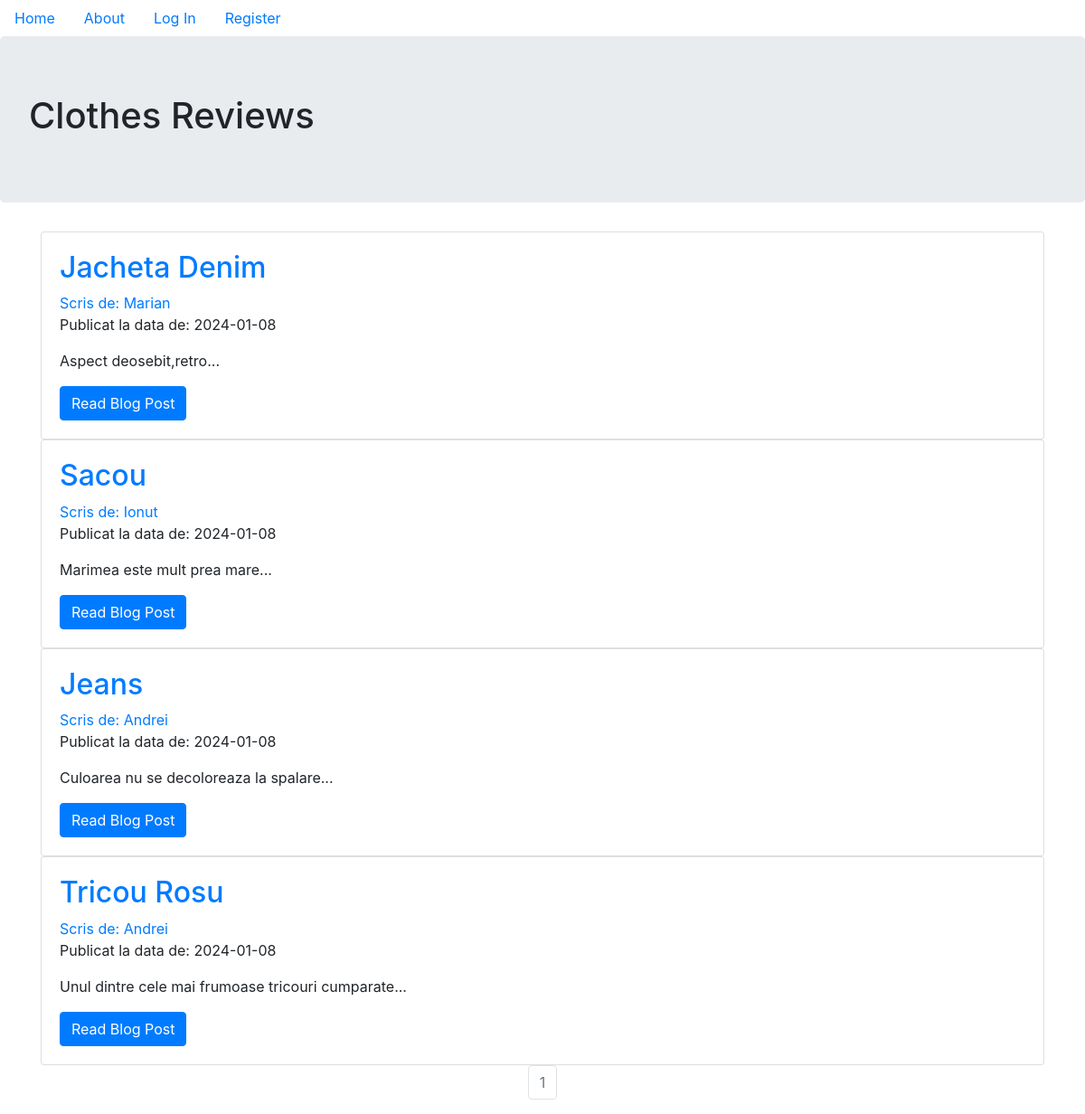
The page / on the database its author committed.
### BlogClothesReview/models.py (models this page shows, shortened)
class ClothesReview(db.Model):
    users = db.relationship(User)  #fiecare review/postare este legata de un user
    id = db.Column(db.Integer,primary_key=True)
    user_id = db.Column(db.Integer,db.ForeignKey('users.id'),nullable=False)  #users.id users este numele tabeleui users definita mai sus, iar id este atributul acelei tabele, nullable-False adica fiecare review/post trebuie sa aiba asoviat un user_id
    date = db.Column(db.DateTime,nullable=False,default=datetime.utcnow)
    title = db.Column(db.String(140),nullable=False)
    text = db.Column(db.Text,nullable=False)

class User(db.Model, UserMixin):
    __tablename__ = 'users'
    id = db.Column(db.Integer,primary_key=True)
    profile_image = db.Column(db.String(64),nullable=False,default='default_profile.png')
    email = db.Column(db.String(64),unique=True,index=True)   #unique=True adica nu pot exista mai multe email-uri la fel
    username = db.Column(db.String(64),unique=True,index=True)  #index=True seteaza un index
    password_hash = db.Column(db.String(128))
    posts = db.relationship('ClothesReview',backref='author',lazy=True)  #review-ul are o relatie cu userul

### BlogClothesReview/core/views.py (the view)
@bp.route('/')
def index():
    page = request.args.get('page', 1, type=int)
    blog_posts = ClothesReview.query.order_by(ClothesReview.date.desc()).paginate(page=page, per_page=10)
    return render_template('index.html',blog_posts=blog_posts) #am folosit functia render_template pentru a afisa pe ruta / un template denumit index.html

### BlogClothesReview/templates/index.html (shortened to what this page needs)
{% extends "base.html" %}
{% block content %}
    <div class="jumbotron">
        <h1>Clothes Reviews</h1>
    </div>
    <div class="container">
        {% for post in blog_posts.items %}
        <div class="card" >
          <div class="card-body">
            <h2><a class="card-title" href="  {{ url_for('blog_posts.blog_post', blog_post_id=post.id) }}">{{ post.title }}</a></h2>
            <a href="{{ url_for('users.user_posts', username=post.author.username) }}">Scris de: {{ post.author.username }}</a>
            <p>Publicat la data de: {{ post.date.strftime('%Y-%m-%d') }}</p>
            <p class="card-text">{{ post.text[:100] }}...</p>
            <a href="{{ url_for('blog_posts.blog_post', blog_post_id=post.id) }}" class="btn btn-primary">Read Blog Post</a>
          </div>
        </div>
       {% endfor %}
       <nav aria-label="Page navigation example">
         <ul class="pagination justify-content-center">
           {% for page_num in blog_posts.iter_pages(left_edge=1, right_edge=1, left_current=1, right_current=2) %}
              {% if blog_posts.page == page_num %}
              <li class="page-item disabled">
                <a class="page-link" href="{{ url_for('coreblueprint.index', page=page_num) }}">{{ page_num }}</a></li>
              {% else %}
                <li class="page-item"><a class="page-link" href="{{ url_for('coreblueprint.index', page=page_num) }}">{{ page_num }}</a></li>
              {% endif %}
          {% endfor %}
        </nav>
{% endblock %}

### rows shown on the page
ClothesReview: title "Jacheta Denim", author.username "Marian", date "2024-01-08", text "Aspect deosebit,retro"
ClothesReview: title "Sacou", author.username "Ionut", date "2024-01-08", text "Marimea este mult prea mare"
ClothesReview: title "Jeans", author.username "Andrei", date "2024-01-08", text "Culoarea nu se decoloreaza la spalare"
ClothesReview: title "Tricou Rosu", author.username "Andrei", date "2024-01-08", text "Unul dintre cele mai frumoase tricouri cumparate"

### other values the page prints
{{ page_num }} "1"
